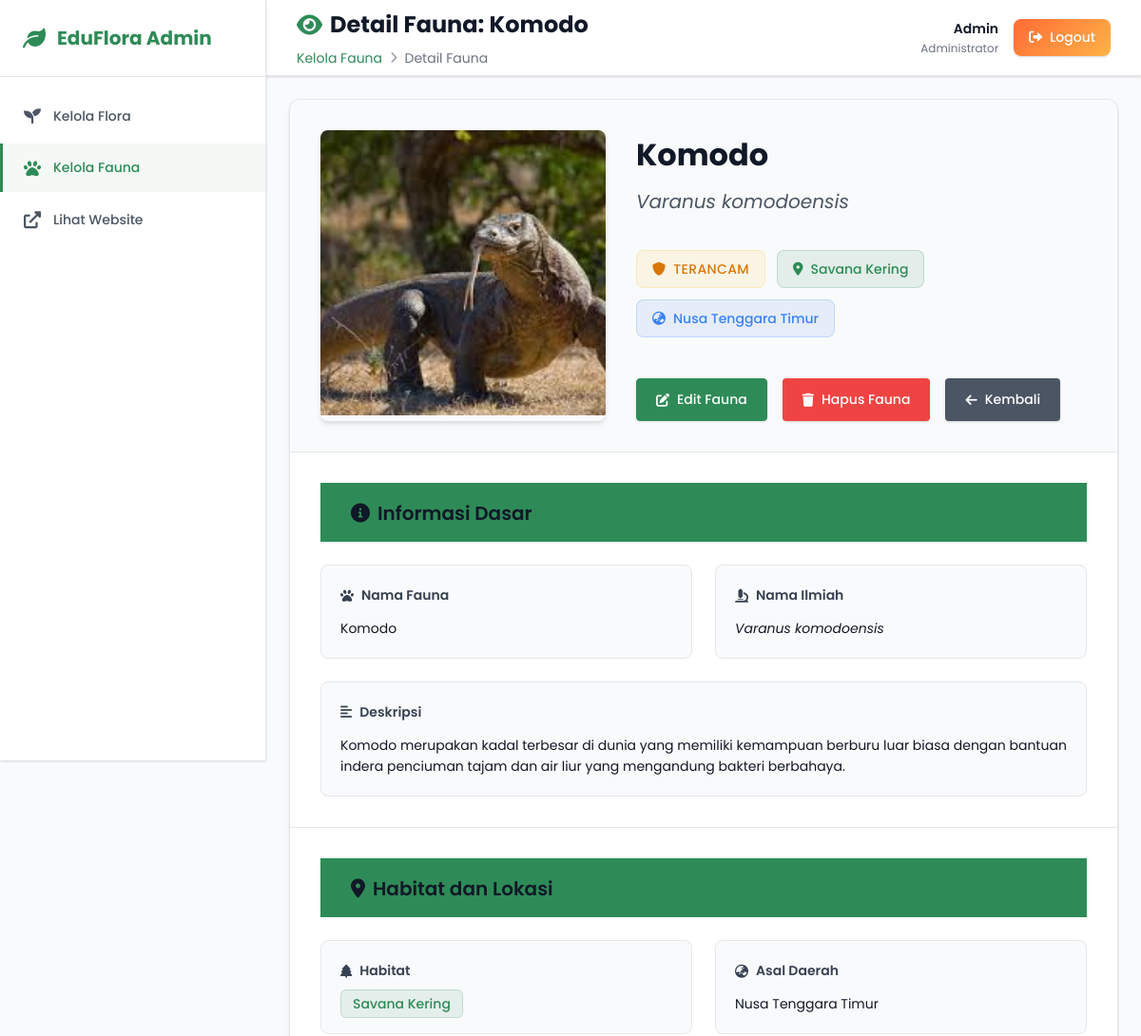
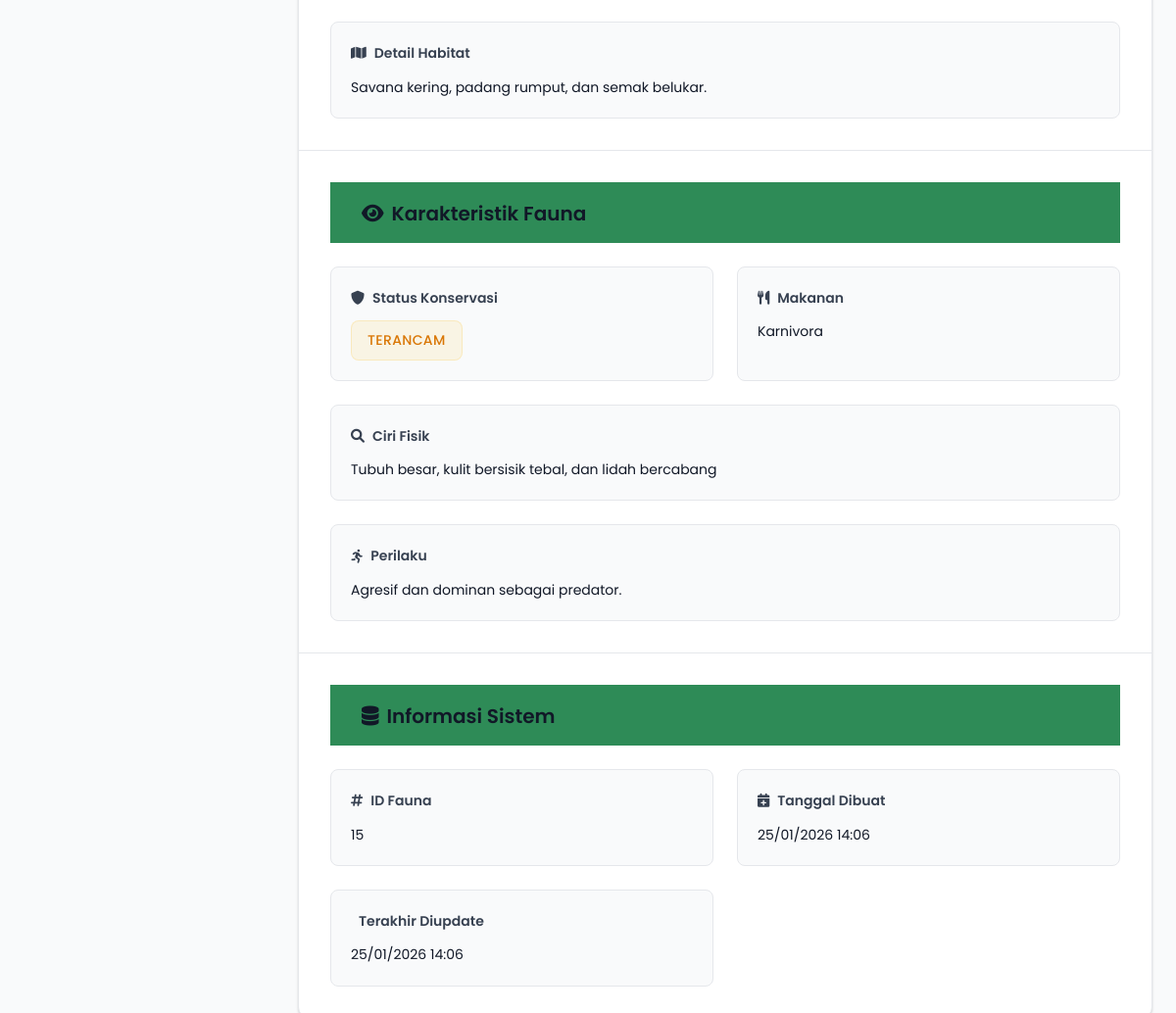
The app's page /admin/fauna_view.php?id=15 (signed in) with its own data (2 pictures, top to bottom).
### tables this page shows
CREATE TABLE `fauna` (
  `id` int NOT NULL,
  `nama` varchar(255) NOT NULL,
  `nama_ilmiah` varchar(255) NOT NULL,
  `deskripsi` text NOT NULL,
  `habitat` varchar(255) NOT NULL,
  `habitat_detail` text,
  `asal_daerah` varchar(255) NOT NULL,
  `status_konservasi` enum('Aman','Terancam','Langka','Kritis','Punah di Alam') DEFAULT 'Aman',
  `makanan` varchar(255) DEFAULT NULL,
  `perilaku` text,
  `ciri_fisik` text,
  `image` varchar(500) DEFAULT 'assets/images/default-fauna.jpg',
  `created_at` timestamp NULL DEFAULT CURRENT_TIMESTAMP,
  `updated_at` timestamp NULL DEFAULT CURRENT_TIMESTAMP ON UPDATE CURRENT_TIMESTAMP
);

### admin/fauna_view.php (the view, shortened to what this page needs)
<?php
include '../config/database.php';
$fauna_id = isset($_GET['id']) ? (int)$_GET['id'] : 0;
$query = "SELECT * FROM fauna WHERE id = $fauna_id";
$result = mysqli_query($conn, $query);
$fauna = mysqli_fetch_assoc($result);
?>
<!DOCTYPE html>
<html lang="id">
<head>
    <link rel="stylesheet" href="../assets/css/admin.css">
    <link rel="stylesheet" href="https://cdnjs.cloudflare.com/ajax/libs/font-awesome/6.0.0/css/all.min.css">
</head>
<body>
    <div class="admin-layout">
        <aside class="admin-sidebar" id="adminSidebar">
            <div class="sidebar-header">
                <div class="sidebar-logo">
                    <i class="fas fa-leaf"></i>
                    <span>EduFlora Admin</span>
                </div>
            </div>
            <nav>
                <ul class="sidebar-nav">
                    <li><a href="flora.php"><i class="fas fa-seedling"></i> Kelola Flora</a></li>
                    <li><a href="fauna.php" class="active"><i class="fas fa-paw"></i> Kelola Fauna</a></li>
                    <li><a href="../index.php" target="_blank"><i class="fas fa-external-link-alt"></i> Lihat Website</a></li>
                </ul>
            </nav>
        </aside>
        <main class="admin-main">
            <header class="admin-header">
                <div class="header-left">
                    <h1 class="admin-title">
                        <i class="fas fa-eye"></i>
                        Detail Fauna: <?php echo htmlspecialchars($fauna['nama']); ?>
                    </h1>
                    <div class="breadcrumb">
                        <a href="fauna.php">Kelola Fauna</a>
                        <i class="fas fa-chevron-right"></i>
                        <span>Detail Fauna</span>
                    </div>
                </div>
                <div class="admin-user">
                    <div class="user-info">
                        <div class="user-name">Admin</div>
                        <div class="user-role">Administrator</div>
                    </div>
                    <a href="logout.php" class="logout-btn">
                        <i class="fas fa-sign-out-alt"></i>
                        Logout
                    </a>
                </div>
            </header>
            <div class="admin-content">
                <div class="detail-container">
                    <div class="detail-header">
                        <div class="detail-image">
                        </div>
                        <div class="detail-info">
                            <div class="detail-title">
                                <h2><?php echo htmlspecialchars($fauna['nama']); ?></h2>
                                <div class="detail-subtitle">
                                    <em><?php echo htmlspecialchars($fauna['nama_ilmiah']); ?></em>
                                </div>
                            </div>
                            <div class="detail-badges">
                                <span class="status-badge status-<?php echo strtolower(str_replace(' ', '-', $fauna['status_konservasi'])); ?>">
                                    <i class="fas fa-shield-alt"></i>
                                    <?php echo $fauna['status_konservasi']; ?>
                                </span>
                                <span class="habitat-badge">
                                    <i class="fas fa-map-marker-alt"></i>
                                    <?php echo $fauna['habitat']; ?>
                                </span>
                                <span class="location-badge">
                                    <i class="fas fa-globe-asia"></i>
                                    <?php echo $fauna['asal_daerah']; ?>
                                </span>
                            </div>
                            <div class="detail-actions">
                                <a href="fauna_edit.php?id=<?php echo $fauna['id']; ?>" class="btn btn-primary">
                                    <i class="fas fa-edit"></i>
                                    Edit Fauna
                                </a>
                                <button onclick="confirmDelete()" class="btn btn-danger">
                                    <i class="fas fa-trash"></i>
                                    Hapus Fauna
                                </button>
                                <a href="fauna.php" class="btn btn-secondary">
                                    <i class="fas fa-arrow-left"></i>
                                    Kembali
                                </a>
                            </div>
                        </div>
                    </div>
                    <div class="detail-content">
                        <div class="detail-section">
                            <h3 class="section-title">
                                <i class="fas fa-info-circle"></i>
                                Informasi Dasar
                            </h3>
                            <div class="info-grid">
                                <div class="info-item">
                                    <div class="info-label">
                                        <i class="fas fa-paw"></i>
                                        Nama Fauna
                                    </div>
                                    <div class="info-value"><?php echo htmlspecialchars($fauna['nama']); ?></div>
                                </div>
                                <div class="info-item">
                                    <div class="info-label">
                                        <i class="fas fa-microscope"></i>
                                        Nama Ilmiah
                                    </div>
                                    <div class="info-value"><em><?php echo htmlspecialchars($fauna['nama_ilmiah']); ?></em></div>
                                </div>
                                <div class="info-item full-width">
                                    <div class="info-label">
                                        <i class="fas fa-align-left"></i>
                                        Deskripsi
                                    </div>
                                    <div class="info-value"><?php echo nl2br(htmlspecialchars($fauna['deskripsi'])); ?></div>
                                </div>
                            </div>
                        </div>
                        <div class="detail-section">
                            <h3 class="section-title">
                                <i class="fas fa-map-marker-alt"></i>
                                Habitat dan Lokasi
                            </h3>
                            <div class="info-grid">
                                <div class="info-item">
                                    <div class="info-label">
                                        <i class="fas fa-tree"></i>
                                        Habitat
                                    </div>
                                    <div class="info-value">
                                        <span class="habitat-tag"><?php echo htmlspecialchars($fauna['habitat']); ?></span>
                                    </div>
                                </div>
                                <div class="info-item">
                                    <div class="info-label">
                                        <i class="fas fa-globe-asia"></i>
                                        Asal Daerah
                                    </div>
                                    <div class="info-value"><?php echo htmlspecialchars($fauna['asal_daerah']); ?></div>
                                </div>
                                <?php if ($fauna['habitat_detail']): ?>
                                <div class="info-item full-width">
                                    <div class="info-label">
                                        <i class="fas fa-map"></i>
                                        Detail Habitat
                                    </div>
                                    <div class="info-value"><?php echo nl2br(htmlspecialchars($fauna['habitat_detail'])); ?></div>
                                </div>
                                <?php endif; ?>
                            </div>
                        </div>
                        <div class="detail-section">
                            <h3 class="section-title">
                                <i class="fas fa-eye"></i>
                                Karakteristik Fauna
                            </h3>
                            <div class="info-grid">
                                <div class="info-item">
                                    <div class="info-label">
                                        <i class="fas fa-shield-alt"></i>
                                        Status Konservasi
                                    </div>
                                    <div class="info-value">
                                        <span class="status-badge status-<?php echo strtolower(str_replace(' ', '-', $fauna['status_konservasi'])); ?>">
                                            <?php echo $fauna['status_konservasi']; ?>
                                        </span>
                                    </div>
                                </div>
                                <?php if ($fauna['makanan']): ?>
                                <div class="info-item">
                                    <div class="info-label">
                                        <i class="fas fa-utensils"></i>
                                        Makanan
                                    </div>
                                    <div class="info-value"><?php echo htmlspecialchars($fauna['makanan']); ?></div>
                                </div>
                                <?php endif; ?>
                                <?php if ($fauna['ciri_fisik']): ?>
                                <div class="info-item full-width">
                                    <div class="info-label">
                                        <i class="fas fa-search"></i>
                                        Ciri Fisik
                                    </div>
                                    <div class="info-value"><?php echo nl2br(htmlspecialchars($fauna['ciri_fisik'])); ?></div>
                                </div>
                                <?php endif; ?>
                                <?php if ($fauna['perilaku']): ?>
                                <div class="info-item full-width">
                                    <div class="info-label">
                                        <i class="fas fa-running"></i>
                                        Perilaku
                                    </div>
                                    <div class="info-value"><?php echo nl2br(htmlspecialchars($fauna['perilaku'])); ?></div>
                                </div>
                                <?php endif; ?>
                            </div>
                        </div>
                        <div class="detail-section">
                            <h3 class="section-title">
                                <i class="fas fa-database"></i>
                                Informasi Sistem
                            </h3>
                            <div class="info-grid">
                                <div class="info-item">
                                    <div class="info-label">
                                        <i class="fas fa-hashtag"></i>
                                        ID Fauna
                                    </div>
                                    <div class="info-value"><?php echo $fauna['id']; ?></div>
                                </div>
                                <div class="info-item">
                                    <div class="info-label">
                                        <i class="fas fa-calendar-plus"></i>
                                        Tanggal Dibuat
                                    </div>
                                    <div class="info-value"><?php echo date('d/m/Y H:i', strtotime($fauna['created_at'])); ?></div>
                                </div>
                                <div class="info-item">
                                    <div class="info-label">
                                        Terakhir Diupdate
                                    </div>
                                    <div class="info-value"><?php echo date('d/m/Y H:i', strtotime($fauna['updated_at'])); ?></div>
                                </div>
                            </div>
                        </div>
                    </div>
                </div>
            </div>
        </main>
    </div>
</body>
</html>

### admin/fauna_view.php (style rules this page uses)
.detail-container { background: var(--white); border-radius: var(--border-radius-lg); box-shadow: var(--shadow-sm); overflow: hidden; border: 1px solid var(--gray-200); }
.detail-header { display: grid; grid-template-columns: 300px 1fr; gap: 2rem; padding: 2rem; background: var(--gray-50); border-bottom: 1px solid var(--gray-200); }
.detail-image { position: relative; border-radius: var(--border-radius); overflow: hidden; box-shadow: var(--shadow-md); }
.detail-info { display: flex; flex-direction: column; justify-content: space-between; }
.detail-title h2 { font-size: 2rem; color: var(--gray-900); margin-bottom: 0.5rem; }
.detail-subtitle { font-size: 1.25rem; color: var(--gray-600); margin-bottom: 1.5rem; }
.detail-badges { display: flex; flex-wrap: wrap; gap: 0.75rem; margin-bottom: 2rem; }
.status-badge, .habitat-badge, .location-badge { display: inline-flex; align-items: center; gap: 0.5rem; padding: 0.5rem 1rem; border-radius: var(--border-radius); font-weight: 500; font-size: 0.875rem; }
.habitat-badge { background: rgba(46, 139, 87, 0.1); color: var(--primary-color); border: 1px solid rgba(46, 139, 87, 0.2); }
.location-badge { background: rgba(59, 130, 246, 0.1); color: #3b82f6; border: 1px solid rgba(59, 130, 246, 0.2); }
.detail-actions { display: flex; gap: 1rem; flex-wrap: wrap; }
.detail-content { padding: 0; }
.detail-section { padding: 2rem; border-bottom: 1px solid var(--gray-200); }
.detail-section:last-child { border-bottom: none; }
.section-title { display: flex; align-items: center; gap: 0.5rem; font-size: 1.25rem; font-weight: 600; color: var(--gray-900); margin-bottom: 1.5rem; padding-bottom: 0.75rem; border-bottom: 2px solid var(--primary-color); }
.info-grid { display: grid; grid-template-columns: repeat(auto-fit, minmax(300px, 1fr)); gap: 1.5rem; }
.info-item { background: var(--gray-50); padding: 1.25rem; border-radius: var(--border-radius); border: 1px solid var(--gray-200); }
.info-item.full-width { grid-column: 1 / -1; }
.info-label { display: flex; align-items: center; gap: 0.5rem; font-weight: 600; color: var(--gray-700); margin-bottom: 0.75rem; font-size: 0.875rem; }
.info-value { color: var(--gray-900); line-height: 1.6; }
.habitat-tag { background: rgba(46, 139, 87, 0.1); color: var(--primary-color); padding: 0.25rem 0.75rem; border-radius: var(--border-radius-sm); font-size: 0.875rem; font-weight: 500; border: 1px solid rgba(46, 139, 87, 0.2); }

### records on screen
fauna: nama "Komodo", nama_ilmiah "Varanus komodoensis", status_konservasi "TERANCAM", habitat "Savana Kering", asal_daerah "Nusa Tenggara Timur", deskripsi "Komodo merupakan kadal terbesar di dunia yang memiliki kemampuan berburu luar biasa dengan bantuan indera penciuman tajam dan air liur yang mengandung bakteri berbahaya.", habitat_detail "Savana kering, padang rumput, dan semak belukar.", makanan "Karnivora", ciri_fisik "Tubuh besar, kulit bersisik tebal, dan lidah bercabang", perilaku "Agresif dan dominan sebagai predator.", id "15", created_at "25/01/2026 14:06", updated_at "25/01/2026 14:06"
